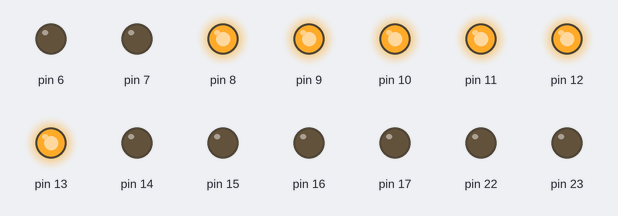
Bench run of a sketch on a simulated Arduino Uno, built with avr-gcc and run on an emulated ATmega328P. Parts: output pins drawn as LEDs (lit = HIGH).

Above: at 0.5 s.
At 2.5 s:
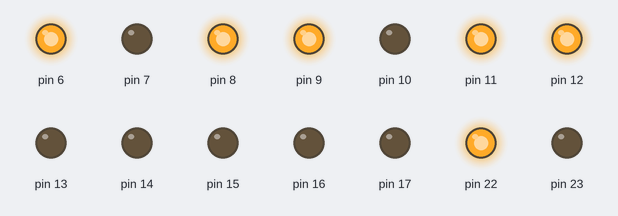
At 4.5 s:
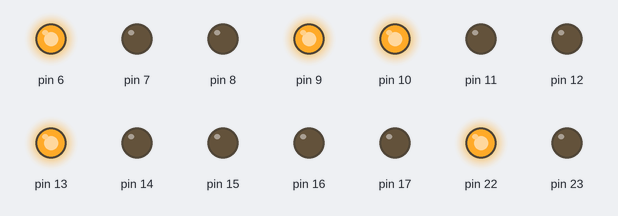
At 9.5 s:
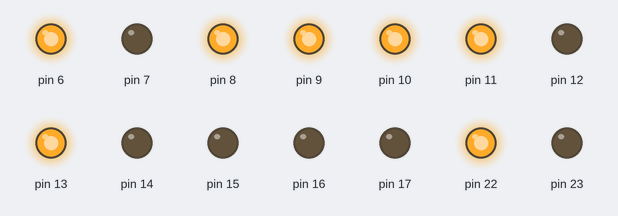
At 14.5 s:
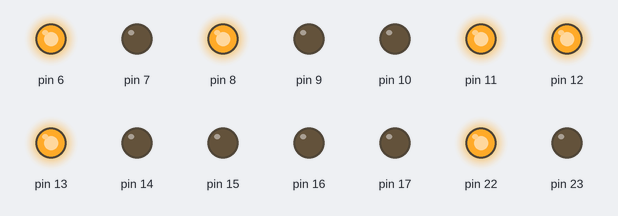
At 19.5 s:
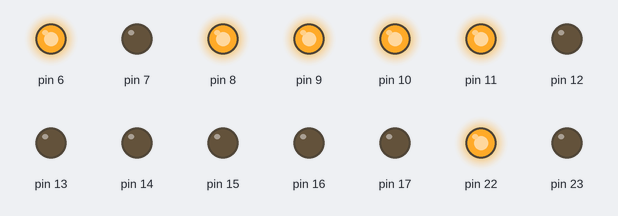
Timing chart, 0 to 20.8 s (numbered marks = the images above):
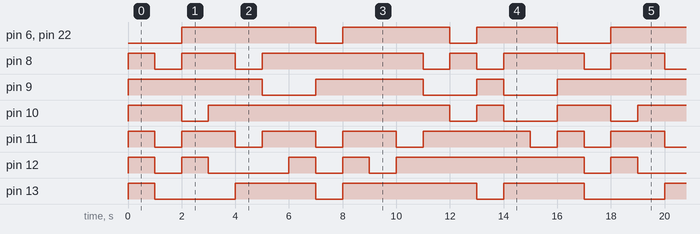

Measured:
- by itself, pin 6, pin 22: repeats every 16.0 s: LOW 1.0 s, HIGH 4.0 s, LOW 1.0 s, HIGH 3.0 s, LOW 2.0 s, HIGH 5.0 s
- by itself, pin 8: repeats every 16.0 s: LOW 1.0 s, HIGH 2.0 s, LOW 1.0 s, HIGH 6.0 s, LOW 1.0 s, HIGH 1.0 s, LOW 1.0 s, HIGH 3.0 s
- by itself, pin 9: repeats every 16.0 s: LOW 2.0 s, HIGH 4.0 s, LOW 2.0 s, HIGH 1.0 s, LOW 2.0 s, HIGH 5.0 s
- by itself, pin 10: repeats every 16.0 s: LOW 1.0 s, HIGH 9.0 s, LOW 1.0 s, HIGH 1.0 s, LOW 2.0 s, HIGH 2.0 s
- by itself, pin 11: repeats every 16.0 s: 3 × (LOW 1.0 s, HIGH 2.0 s), LOW 1.0 s, HIGH 4.0 s, LOW 1.0 s, HIGH 1.0 s
- by itself, pin 12: repeats every 16.0 s: LOW 1.0 s, HIGH 1.0 s, LOW 3.0 s, 2 × (HIGH 1.0 s, LOW 1.0 s), HIGH 7.0 s
- by itself, pin 13: repeats every 16.0 s: LOW 3.0 s, HIGH 3.0 s, LOW 1.0 s, HIGH 5.0 s, LOW 1.0 s, HIGH 3.0 s

The sketch:

allDigit4MUX.ino
```cpp
byte lupTable[]= {0x3F,0x06,0x5B,0x4F,0x66,0x6D,0x7D,0x07,0x7F,0x6F,0x77,0x7C,0x39,0x5E,0x79,0x71};

void setup() {
  DDRB = 0xFF;
  DDRD = 0b11000000;
  DDRC = 0x0F;

}

void loop() {
  for (int i=0;i<16;i++){
    PORTB = lupTable[i];
    digitalWrite(6,bitRead(lupTable[i],6));
    digitalWrite(7,bitRead(lupTable[i],7));
    PORTC = 0b110000;
    //bitClear(PORTC,i);
    delay(1000);
  }

}
```
